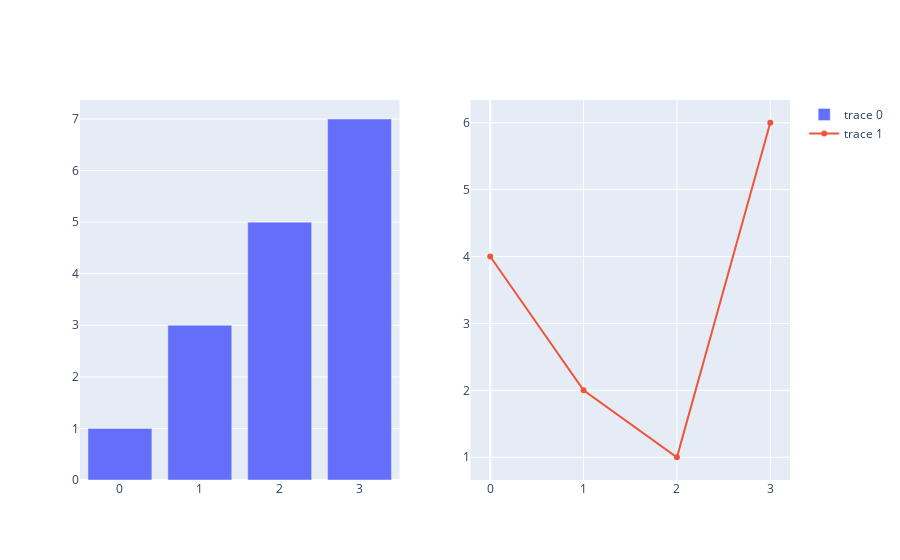

Notebook code cell kept with this figure:
### Code cell
from plotly.subplots import make_subplots
import plotly.graph_objects as go

fig = make_subplots(rows=1, cols=2)


#fig.add_trace(px.histogram(dataset_veiculos_ordenado, x='dia_semana', y=0, color='tipo_veiculo'), row=1, col=1)
#fig.add_trace(px.line(dataset_veiculos_ordenado, x='dia_semana', y=0, color='tipo_veiculo', markers=True), row=1, col=2)

fig.add_trace(go.Bar(y=[1,3,5,7],), row=1, col=1)
fig.add_trace(go.Scatter(y=[4, 2, 1, 6]), row=1, col=2)

fig.show()

### Figure 1 — Plotly figure (JSON) as saved in the notebook; plotly's stock layout.template omitted (floating-point values rounded to 4 significant figures)
{"data": [{"type": "bar", "xaxis": "x", "y": [1, 3, 5, 7], "yaxis": "y"}, {"type": "scatter", "xaxis": "x2", "y": [4, 2, 1, 6], "yaxis": "y2"}], "layout": {"xaxis": {"anchor": "y", "domain": [0, 0.45]}, "xaxis2": {"anchor": "y2", "domain": [0.55, 1]}, "yaxis": {"anchor": "x", "domain": [0, 1]}, "yaxis2": {"anchor": "x2", "domain": [0, 1]}}}
